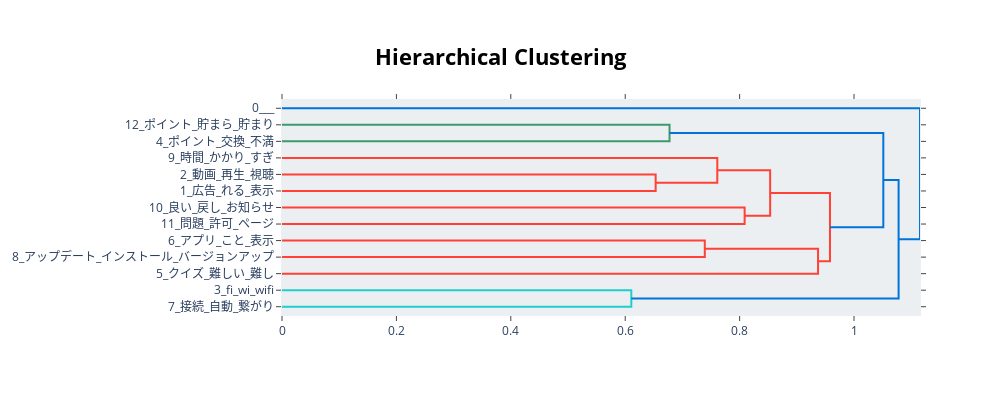

Here is the notebook cell this chart was saved with:
### Code cell
topic_model.visualize_hierarchy()

### Figure 1 — Plotly figure (JSON) as saved in the notebook; plotly's stock layout.template omitted (floating-point values rounded to 4 significant figures)
{"data": [{"hoverinfo": "text", "marker": {"color": "rgb(61,153,112)"}, "mode": "lines", "type": "scatter", "x": [0, 0.6775, 0.6775, 0], "xaxis": "x", "y": [-15, -15, -25, -25], "yaxis": "y"}, {"hoverinfo": "text", "marker": {"color": "rgb(255,65,54)"}, "mode": "lines", "type": "scatter", "x": [0, 0.6532, 0.6532, 0], "xaxis": "x", "y": [-45, -45, -55, -55], "yaxis": "y"}, {"hoverinfo": "text", "marker": {"color": "rgb(255,65,54)"}, "mode": "lines", "type": "scatter", "x": [0, 0.761, 0.761, 0.6532], "xaxis": "x", "y": [-35, -35, -50, -50], "yaxis": "y"}, {"hoverinfo": "text", "marker": {"color": "rgb(255,65,54)"}, "mode": "lines", "type": "scatter", "x": [0, 0.8087, 0.8087, 0], "xaxis": "x", "y": [-65, -65, -75, -75], "yaxis": "y"}, {"hoverinfo": "text", "marker": {"color": "rgb(255,65,54)"}, "mode": "lines", "type": "scatter", "x": [0.761, 0.8534, 0.8534, 0.8087], "xaxis": "x", "y": [-42.5, -42.5, -70, -70], "yaxis": "y"}, {"hoverinfo": "text", "marker": {"color": "rgb(255,65,54)"}, "mode": "lines", "type": "scatter", "x": [0, 0.7391, 0.7391, 0], "xaxis": "x", "y": [-85, -85, -95, -95], "yaxis": "y"}, {"hoverinfo": "text", "marker": {"color": "rgb(255,65,54)"}, "mode": "lines", "type": "scatter", "x": [0.7391, 0.9371, 0.9371, 0], "xaxis": "x", "y": [-90, -90, -105, -105], "yaxis": "y"}, {"hoverinfo": "text", "marker": {"color": "rgb(255,65,54)"}, "mode": "lines", "type": "scatter", "x": [0.8534, 0.9579, 0.9579, 0.9371], "xaxis": "x", "y": [-56.25, -56.25, -97.5, -97.5], "yaxis": "y"}, {"hoverinfo": "text", "marker": {"color": "rgb(0,116,217)"}, "mode": "lines", "type": "scatter", "x": [0.6775, 1.051, 1.051, 0.9579], "xaxis": "x", "y": [-20, -20, -76.88, -76.88], "yaxis": "y"}, {"hoverinfo": "text", "marker": {"color": "rgb(35,205,205)"}, "mode": "lines", "type": "scatter", "x": [0, 0.6106, 0.6106, 0], "xaxis": "x", "y": [-115, -115, -125, -125], "yaxis": "y"}, {"hoverinfo": "text", "marker": {"color": "rgb(0,116,217)"}, "mode": "lines", "type": "scatter", "x": [1.051, 1.078, 1.078, 0.6106], "xaxis": "x", "y": [-48.44, -48.44, -120, -120], "yaxis": "y"}, {"hoverinfo": "text", "marker": {"color": "rgb(0,116,217)"}, "mode": "lines", "type": "scatter", "x": [0, 1.115, 1.115, 1.078], "xaxis": "x", "y": [-5, -5, -84.22, -84.22], "yaxis": "y"}], "layout": {"autosize": false, "height": 395, "hoverlabel": {"bgcolor": "white", "font": {"family": "Rockwell", "size": 16}}, "hovermode": "closest", "plot_bgcolor": "#ECEFF1", "showlegend": false, "title": {"font": {"color": "Black", "size": 22}, "text": "<b>Hierarchical Clustering</b>", "x": 0.5, "xanchor": "center", "yanchor": "top"}, "width": 1000, "xaxis": {"mirror": "allticks", "rangemode": "tozero", "showgrid": false, "showline": true, "showticklabels": true, "ticks": "outside", "type": "linear", "zeroline": false}, "yaxis": {"mirror": "allticks", "range": [-130, 0], "rangemode": "tozero", "showgrid": false, "showline": true, "showticklabels": true, "tickmode": "array", "ticks": "outside", "ticktext": ["0___", "12_ポイント_貯まら_貯まり", "4_ポイント_交換_不満", "9_時間_かかり_すぎ", "2_動画_再生_視聴", "1_広告_れる_表示", "10_良い_戻し_お知らせ", "11_問題_許可_ページ", "6_アプリ_こと_表示", "8_アップデート_インストール_バージョンアップ", "5_クイズ_難しい_難し", "3_fi_wi_wifi", "7_接続_自動_繋がり"], "tickvals": [-5, -15, -25, -35, -45, -55, -65, -75, -85, -95, -105, -115, -125], "type": "linear", "zeroline": false}}}
